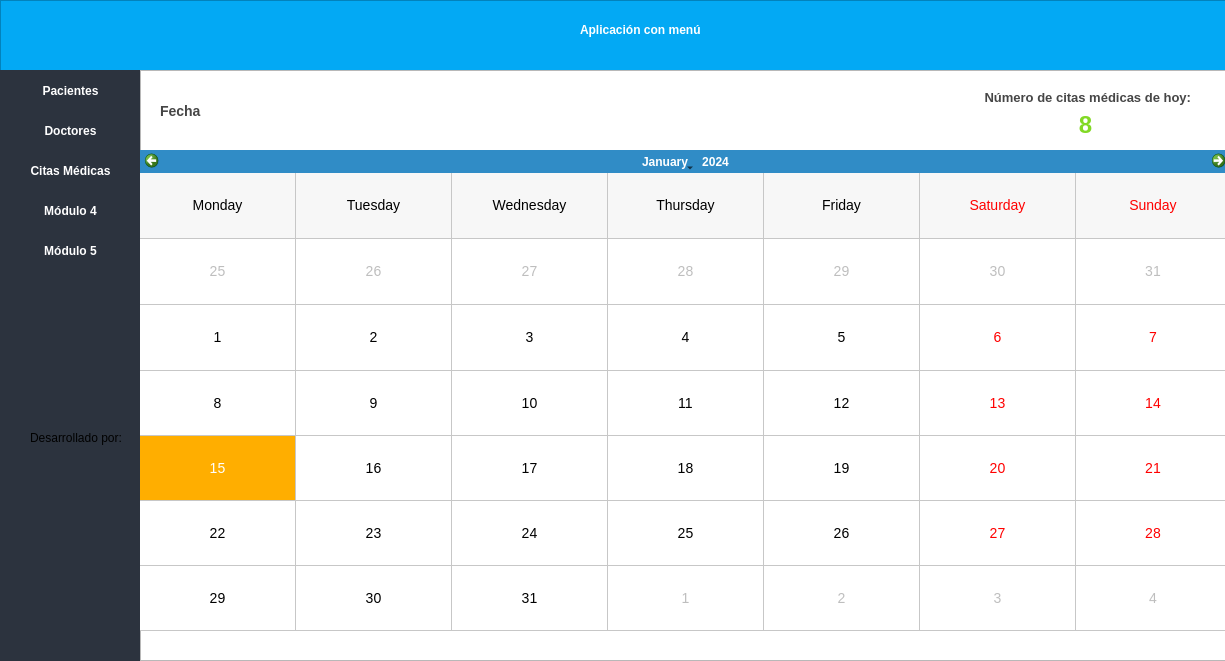
<?xml version="1.0" encoding="UTF-8"?>
<ui version="4.0">
 <class>Form</class>
 <widget class="QWidget" name="Form">
  <property name="geometry">
   <rect>
    <x>0</x>
    <y>0</y>
    <width>1225</width>
    <height>661</height>
   </rect>
  </property>
  <property name="windowTitle">
   <string>Form</string>
  </property>
  <property name="styleSheet">
   <string notr="true">#Form{  background-color:#fff; }
#pushButton{  background-color: red; color:#fff;}
#frame{  background-color:#03A9F4;
	box-shadow: 10px 5px 5px black;}
#label{ color:#fff; 	font-weight: bold; }



#Fondo{
	background-color: #fff;
}
#fondoTitulo{
	background-color:#03A9F4;
	box-shadow: 10px 5px 5px black;
}


#titulo{
	font-size: 25px;
    color:#fff;
	font-family: Arial, Verdana;
	font-weight: bold;
}

#btnLimpiar{ background: #0277BD; color: #fff; font-size: 12px;font-weight: bold;  }



#calendario2 QToolButton {
  	height: 36px;
  	width: 120px;
  	color: white;
  	font-size: 12px;
  	icon-size: 35px, 35px;
  	background-color:#00838f
  }

 #calendario2 QMenu {
  	width: 150px;
  	left: 20px;
  	color: white;
  	font-size: 14px;
  	background-color: rgb(100, 100, 100);
  }

</string>
  </property>
  <widget class="QFrame" name="frame">
   <property name="geometry">
    <rect>
     <x>0</x>
     <y>0</y>
     <width>1231</width>
     <height>71</height>
    </rect>
   </property>
   <property name="frameShape">
    <enum>QFrame::StyledPanel</enum>
   </property>
   <property name="frameShadow">
    <enum>QFrame::Raised</enum>
   </property>
   <widget class="QLabel" name="label">
    <property name="geometry">
     <rect>
      <x>580</x>
      <y>20</y>
      <width>141</width>
      <height>20</height>
     </rect>
    </property>
    <property name="text">
     <string>Aplicación con menú</string>
    </property>
   </widget>
  </widget>
  <widget class="QFrame" name="frame_2">
   <property name="geometry">
    <rect>
     <x>0</x>
     <y>70</y>
     <width>141</width>
     <height>591</height>
    </rect>
   </property>
   <property name="styleSheet">
    <string notr="true">#frame_2, #menu1, #menu2, #menu3, #menu4, #menu5{
	background-color:#2c333e; color:#fff; font-size: 12px; font-family:   	Arial,Verdana; font-weight: bold; border:0px;
}
#menu1:hover, #menu2:hover, #menu3:hover, #menu4:hover, #menu5:hover{
	background-color:#0cc597; color:#fff;
}

</string>
   </property>
   <property name="frameShape">
    <enum>QFrame::StyledPanel</enum>
   </property>
   <property name="frameShadow">
    <enum>QFrame::Raised</enum>
   </property>
   <widget class="QPushButton" name="menu1">
    <property name="geometry">
     <rect>
      <x>0</x>
      <y>0</y>
      <width>141</width>
      <height>41</height>
     </rect>
    </property>
    <property name="cursor">
     <cursorShape>PointingHandCursor</cursorShape>
    </property>
    <property name="text">
     <string>Pacientes</string>
    </property>
   </widget>
   <widget class="QPushButton" name="menu2">
    <property name="geometry">
     <rect>
      <x>0</x>
      <y>40</y>
      <width>141</width>
      <height>41</height>
     </rect>
    </property>
    <property name="cursor">
     <cursorShape>PointingHandCursor</cursorShape>
    </property>
    <property name="text">
     <string>Doctores</string>
    </property>
   </widget>
   <widget class="QPushButton" name="menu3">
    <property name="geometry">
     <rect>
      <x>0</x>
      <y>80</y>
      <width>141</width>
      <height>41</height>
     </rect>
    </property>
    <property name="cursor">
     <cursorShape>PointingHandCursor</cursorShape>
    </property>
    <property name="text">
     <string>Citas Médicas</string>
    </property>
   </widget>
   <widget class="QPushButton" name="menu4">
    <property name="geometry">
     <rect>
      <x>0</x>
      <y>120</y>
      <width>141</width>
      <height>41</height>
     </rect>
    </property>
    <property name="cursor">
     <cursorShape>PointingHandCursor</cursorShape>
    </property>
    <property name="text">
     <string>Módulo 4</string>
    </property>
   </widget>
   <widget class="QPushButton" name="menu5">
    <property name="geometry">
     <rect>
      <x>0</x>
      <y>160</y>
      <width>141</width>
      <height>41</height>
     </rect>
    </property>
    <property name="cursor">
     <cursorShape>PointingHandCursor</cursorShape>
    </property>
    <property name="text">
     <string>Módulo 5</string>
    </property>
   </widget>
   <widget class="QLabel" name="label_2">
    <property name="geometry">
     <rect>
      <x>30</x>
      <y>360</y>
      <width>91</width>
      <height>16</height>
     </rect>
    </property>
    <property name="text">
     <string>Desarrollado por:</string>
    </property>
   </widget>
  </widget>
  <widget class="QFrame" name="framePrincipal">
   <property name="geometry">
    <rect>
     <x>140</x>
     <y>70</y>
     <width>1091</width>
     <height>591</height>
    </rect>
   </property>
   <property name="frameShape">
    <enum>QFrame::StyledPanel</enum>
   </property>
   <property name="frameShadow">
    <enum>QFrame::Raised</enum>
   </property>
   <widget class="QWidget" name="verticalLayoutWidget">
    <property name="geometry">
     <rect>
      <x>0</x>
      <y>0</y>
      <width>1091</width>
      <height>591</height>
     </rect>
    </property>
    <layout class="QVBoxLayout" name="contenidoPrincipal">
     <item>
      <widget class="QWidget" name="contenidoCitas" native="true">
       <property name="styleSheet">
        <string notr="true">#lblFechaActual, #lblNumeroCitasTitulo{
	color:#464646;
	font-size:14px;
	font-weight: bold
}
#lblNumeroCitas{
	color:#82d925;
	font-size:24px;
	font-weight: bold
}</string>
       </property>
       <widget class="QCalendarWidget" name="calendario">
        <property name="geometry">
         <rect>
          <x>0</x>
          <y>80</y>
          <width>1091</width>
          <height>481</height>
         </rect>
        </property>
        <property name="cursor">
         <cursorShape>PointingHandCursor</cursorShape>
        </property>
        <property name="styleSheet">
         <string notr="true">.QCalendarWidget{background:#000;}

#calendario QToolButton {
  	height: 36px;
  	width: 120px;
  	color: white;
  	font-size: 12px;
  	icon-size: 35px, 35px;
  	background-color:#00838f
  }

 #calendario QMenu {
  	width: 150px;
  	left: 20px;
  	color: white;
  	font-size: 14px;
  	background-color: rgb(100, 100, 100);
  }

#calendario QAbstractItemView {
	selection-background-color: rgb(255, 174, 0);
}

#calendario QTableView { font: 14px; }

</string>
        </property>
        <property name="gridVisible">
         <bool>true</bool>
        </property>
        <property name="selectionMode">
         <enum>QCalendarWidget::SingleSelection</enum>
        </property>
        <property name="horizontalHeaderFormat">
         <enum>QCalendarWidget::LongDayNames</enum>
        </property>
        <property name="verticalHeaderFormat">
         <enum>QCalendarWidget::NoVerticalHeader</enum>
        </property>
        <property name="navigationBarVisible">
         <bool>true</bool>
        </property>
        <property name="dateEditEnabled">
         <bool>true</bool>
        </property>
       </widget>
       <widget class="QLabel" name="lblFechaActual">
        <property name="geometry">
         <rect>
          <x>20</x>
          <y>10</y>
          <width>201</width>
          <height>61</height>
         </rect>
        </property>
        <property name="text">
         <string>Fecha</string>
        </property>
       </widget>
       <widget class="QLabel" name="lblNumeroCitas">
        <property name="geometry">
         <rect>
          <x>930</x>
          <y>40</y>
          <width>31</width>
          <height>31</height>
         </rect>
        </property>
        <property name="text">
         <string>&lt;html&gt;&lt;head/&gt;&lt;body&gt;&lt;p align=&quot;center&quot;&gt;8&lt;/p&gt;&lt;/body&gt;&lt;/html&gt;</string>
        </property>
       </widget>
       <widget class="QLabel" name="lblNumeroCitasTitulo">
        <property name="geometry">
         <rect>
          <x>820</x>
          <y>20</y>
          <width>231</width>
          <height>16</height>
         </rect>
        </property>
        <property name="text">
         <string>&lt;html&gt;&lt;head/&gt;&lt;body&gt;&lt;p align=&quot;right&quot;&gt;&lt;span style=&quot; font-size:10pt; font-weight:600; color:#464646;&quot;&gt;Número de citas médicas de hoy:&lt;/span&gt;&lt;/p&gt;&lt;/body&gt;&lt;/html&gt;</string>
        </property>
       </widget>
      </widget>
     </item>
    </layout>
   </widget>
  </widget>
 </widget>
 <resources/>
 <connections/>
</ui>
